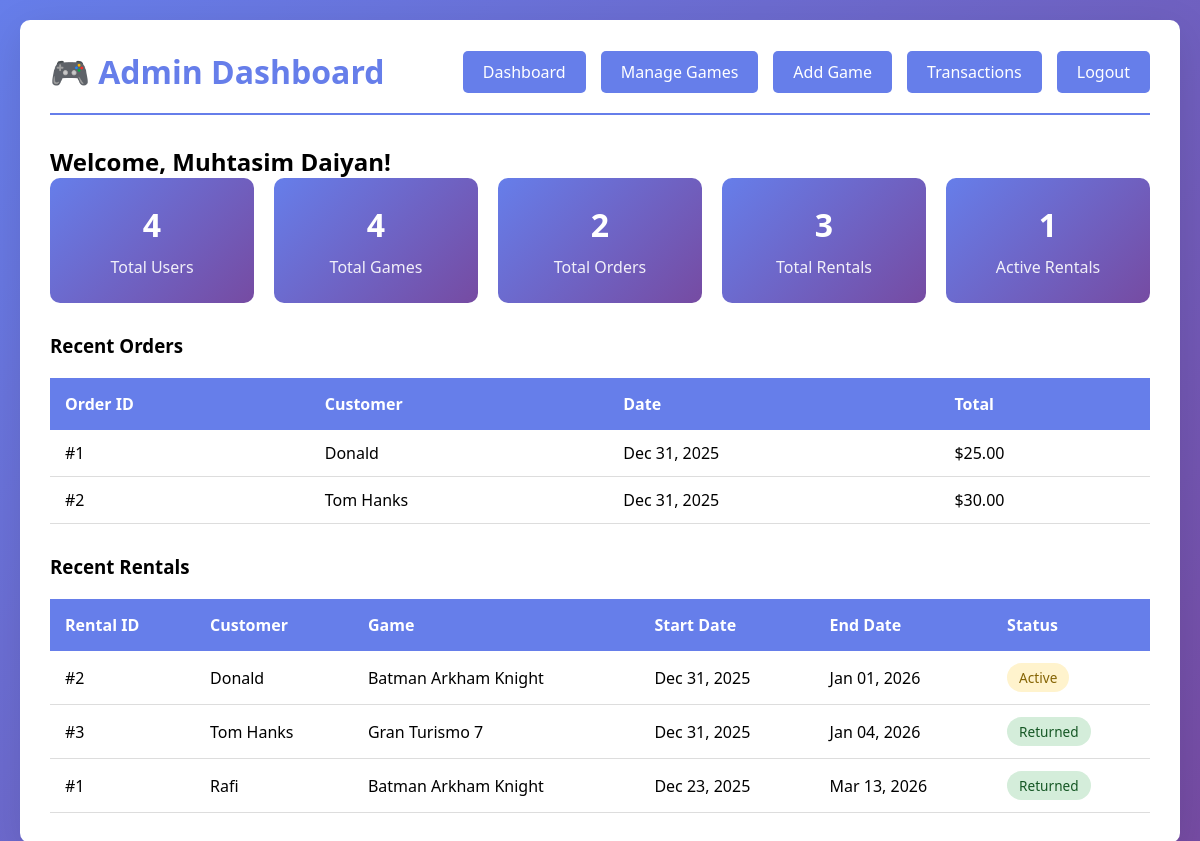
Page /admin/dashboard.php (signed in) on the committed database.
### tables this page shows
CREATE TABLE `orders` (
  `OrderID` int(11) NOT NULL,
  `BuyerID` int(11) NOT NULL,
  `PaymentID` int(11) DEFAULT NULL,
  `OrderDate` date NOT NULL
);

CREATE TABLE `users` (
  `UserID` int(11) NOT NULL,
  `Name` varchar(100) NOT NULL,
  `Password` varchar(255) NOT NULL,
  `Email` varchar(150) NOT NULL,
  `role` enum('user','admin') NOT NULL DEFAULT 'user'
);

CREATE TABLE `rental` (
  `RentalID` int(11) NOT NULL,
  `RenterID` int(11) NOT NULL,
  `ProductID` int(11) NOT NULL,
  `PaymentID` int(11) DEFAULT NULL,
  `StartDate` date NOT NULL,
  `EndDate` date DEFAULT NULL,
  `ReturnDate` date DEFAULT NULL,
  `Paid` tinyint(1) DEFAULT 0
);

CREATE TABLE `product` (
  `ProductID` int(11) NOT NULL,
  `SellerID` int(11) NOT NULL,
  `ProductName` varchar(150) NOT NULL,
  `Description` text DEFAULT NULL,
  `Price` decimal(10,2) DEFAULT NULL,
  `Availability` int(11) NOT NULL DEFAULT 0
);

### admin/dashboard.php (the view, shortened to what this page needs)
<?php
require_once '../config.php';
$stats = [];
$stmt = $conn->prepare("SELECT COUNT(*) as count FROM Users WHERE Email != ?");
$adminEmail = ADMIN_EMAIL;
$stmt->bind_param("s", $adminEmail);
$stmt->execute();
$res = $stmt->get_result();
$stats['users'] = $res->fetch_assoc()['count'];
$result = $conn->query("SELECT COUNT(*) as count FROM Product");
$stats['games'] = $result->fetch_assoc()['count'];
$result = $conn->query("SELECT COUNT(*) as count FROM Orders");
$stats['orders'] = $result->fetch_assoc()['count'];
$result = $conn->query("SELECT COUNT(*) as count FROM Rental");
$stats['rentals'] = $result->fetch_assoc()['count'];
$result = $conn->query("SELECT COUNT(*) as count FROM Rental WHERE ReturnDate IS NULL");
$stats['active_rentals'] = $result->fetch_assoc()['count'];
$recent_orders = $conn->query("
    SELECT o.OrderID, u.Name, o.OrderDate,
           (SELECT SUM(Amount) FROM OrderProduct WHERE OrderID = o.OrderID) as Total
    FROM Orders o
    JOIN Users u ON o.BuyerID = u.UserID
    ORDER BY o.OrderDate DESC
    LIMIT 10
");
$recent_rentals = $conn->query("
    SELECT r.RentalID, u.Name, p.ProductName, r.StartDate, r.EndDate, r.ReturnDate
    FROM Rental r
    JOIN Users u ON r.RenterID = u.UserID
    JOIN Product p ON r.ProductID = p.ProductID
    ORDER BY r.StartDate DESC
    LIMIT 10
");
?>
<!DOCTYPE html>
<html lang="en">
<head>
    <link rel="stylesheet" href="../css/styles.css">
</head>
<body>
    <div class="container">
        <div class="header">
            <h1>🎮 Admin Dashboard</h1>
            <div class="nav">
                <a href="dashboard.php">Dashboard</a>
                <a href="manage_games.php">Manage Games</a>
                <a href="add_game.php">Add Game</a>
                <a href="view_transactions.php">Transactions</a>
                <a href="../logout.php">Logout</a>
            </div>
        </div>
        <h2>Welcome, <?php echo htmlspecialchars($_SESSION['user_name']); ?>!</h2>
        <div class="dashboard-stats">
            <div class="stat-card">
                <h3><?php echo $stats['users']; ?></h3>
                <p>Total Users</p>
            </div>
            <div class="stat-card">
                <h3><?php echo $stats['games']; ?></h3>
                <p>Total Games</p>
            </div>
            <div class="stat-card">
                <h3><?php echo $stats['orders']; ?></h3>
                <p>Total Orders</p>
            </div>
            <div class="stat-card">
                <h3><?php echo $stats['rentals']; ?></h3>
                <p>Total Rentals</p>
            </div>
            <div class="stat-card">
                <h3><?php echo $stats['active_rentals']; ?></h3>
                <p>Active Rentals</p>
            </div>
        </div>
        <h3>Recent Orders</h3>
        <div class="table-container">
            <table>
                <thead>
                    <tr>
                        <th>Order ID</th>
                        <th>Customer</th>
                        <th>Date</th>
                        <th>Total</th>
                    </tr>
                </thead>
                <tbody>
                    <?php if ($recent_orders->num_rows > 0): ?>
                        <?php while ($order = $recent_orders->fetch_assoc()): ?>
                            <tr>
                                <td>#<?php echo $order['OrderID']; ?></td>
                                <td><?php echo htmlspecialchars($order['Name']); ?></td>
                                <td><?php echo date('M d, Y', strtotime($order['OrderDate'])); ?></td>
                                <td>$<?php echo number_format($order['Total'], 2); ?></td>
                            </tr>
                        <?php endwhile; ?>
                    <?php else: ?>
                        <tr>
                            <td colspan="4" style="text-align: center;">No orders yet</td>
                        </tr>
                    <?php endif; ?>
                </tbody>
            </table>
        </div>
        <h3 style="margin-top: 30px;">Recent Rentals</h3>
        <div class="table-container">
            <table>
                <thead>
                    <tr>
                        <th>Rental ID</th>
                        <th>Customer</th>
                        <th>Game</th>
                        <th>Start Date</th>
                        <th>End Date</th>
                        <th>Status</th>
                    </tr>
                </thead>
                <tbody>
                    <?php if ($recent_rentals->num_rows > 0): ?>
                        <?php while ($rental = $recent_rentals->fetch_assoc()): ?>
                            <tr>
                                <td>#<?php echo $rental['RentalID']; ?></td>
                                <td><?php echo htmlspecialchars($rental['Name']); ?></td>
                                <td><?php echo htmlspecialchars($rental['ProductName']); ?></td>
                                <td><?php echo date('M d, Y', strtotime($rental['StartDate'])); ?></td>
                                <td><?php echo $rental['EndDate'] ? date('M d, Y', strtotime($rental['EndDate'])) : 'N/A'; ?></td>
                                <td>
                                    <?php if ($rental['ReturnDate']): ?>
                                        <span class="status-badge status-available">Returned</span>
                                    <?php else: ?>
                                        <span class="status-badge status-rented">Active</span>
                                    <?php endif; ?>
                                </td>
                            </tr>
                        <?php endwhile; ?>
                    <?php else: ?>
                        <tr>
                            <td colspan="6" style="text-align: center;">No rentals yet</td>
                        </tr>
                    <?php endif; ?>
                </tbody>
            </table>
        </div>
    </div>
</body>
</html>

### css/styles.css (style rules this page uses)
* { margin: 0; padding: 0; box-sizing: border-box; }
body { font-family: 'Segoe UI', Tahoma, Geneva, Verdana, sans-serif; background: linear-gradient(135deg, #667eea 0%, #764ba2 100%); min-height: 100vh; padding: 20px; }
.container { max-width: 1200px; margin: 0 auto; background: white; padding: 30px; border-radius: 10px; box-shadow: 0 10px 40px rgba(0,0,0,0.1); }
.header { display: flex; justify-content: space-between; align-items: center; margin-bottom: 30px; padding-bottom: 20px; border-bottom: 2px solid #667eea; }
.header h1 { color: #667eea; font-size: 2em; }
.nav { display: flex; gap: 15px; }
.nav a, .btn { padding: 10px 20px; background: #667eea; color: white; text-decoration: none; border-radius: 5px; transition: background 0.3s; border: none; cursor: pointer; display: inline-block; }
.dashboard-stats { display: grid; grid-template-columns: repeat(auto-fit, minmax(200px, 1fr)); gap: 20px; margin-bottom: 30px; }
.stat-card { background: linear-gradient(135deg, #667eea 0%, #764ba2 100%); color: white; padding: 25px; border-radius: 10px; text-align: center; }
.stat-card h3 { font-size: 2em; margin-bottom: 10px; }
.stat-card p { opacity: 0.9; }
.table-container { overflow-x: auto; margin-top: 20px; }
table { width: 100%; border-collapse: collapse; background: white; }
table th { background: #667eea; color: white; padding: 15px; text-align: left; }
table td { padding: 12px 15px; border-bottom: 1px solid #ddd; }
.status-badge { display: inline-block; padding: 5px 12px; border-radius: 15px; font-size: 0.85em; font-weight: 500; }
.status-available { background: #d4edda; color: #155724; }
.status-rented { background: #fff3cd; color: #856404; }

### rows in the picture
orders: OrderID "1", BuyerID.Name "Donald", OrderDate "Dec 31, 2025", Total "25.00"
orders: OrderID "2", BuyerID.Name "Tom Hanks", OrderDate "Dec 31, 2025", Total "30.00"
rental: RentalID "2", RenterID.Name "Donald", product.ProductName "Batman Arkham Knight", StartDate "Dec 31, 2025", EndDate "Jan 01, 2026", shows "Active"
rental: RentalID "3", RenterID.Name "Tom Hanks", product.ProductName "Gran Turismo 7", StartDate "Dec 31, 2025", EndDate "Jan 04, 2026", ReturnDate "Returned"
rental: RentalID "1", RenterID.Name "Rafi", product.ProductName "Batman Arkham Knight", StartDate "Dec 23, 2025", EndDate "Mar 13, 2026", ReturnDate "Returned"

### other values in the picture
$_SESSION['user_name'] "Muhtasim Daiyan"
$stats['users'] "4"
$stats['games'] "4"
$stats['orders'] "2"
$stats['rentals'] "3"
$stats['active_rentals'] "1"
